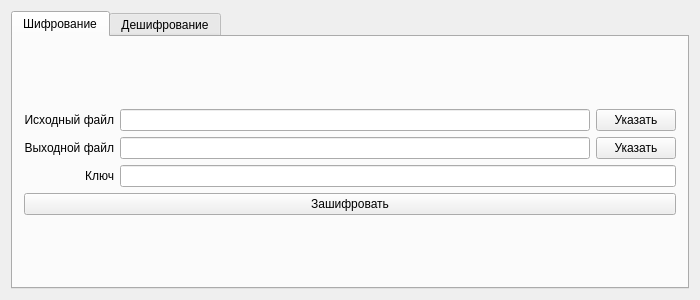
<?xml version="1.0" encoding="UTF-8"?>
<ui version="4.0">
 <class>MainWindow</class>
 <widget class="QMainWindow" name="MainWindow">
  <property name="geometry">
   <rect>
    <x>0</x>
    <y>0</y>
    <width>700</width>
    <height>300</height>
   </rect>
  </property>
  <property name="minimumSize">
   <size>
    <width>700</width>
    <height>300</height>
   </size>
  </property>
  <property name="maximumSize">
   <size>
    <width>700</width>
    <height>300</height>
   </size>
  </property>
  <property name="windowTitle">
   <string>ЗИРКСиС ЛР 1 | Шифрование АЕС 192</string>
  </property>
  <widget class="QWidget" name="centralWidget">
   <layout class="QGridLayout" name="gridLayout_3">
    <item row="0" column="0">
     <widget class="QTabWidget" name="tabWidget">
      <property name="currentIndex">
       <number>0</number>
      </property>
      <widget class="QWidget" name="tab">
       <attribute name="title">
        <string>Шифрование</string>
       </attribute>
       <layout class="QVBoxLayout" name="verticalLayout">
        <item>
         <layout class="QGridLayout" name="gridLayout">
          <property name="sizeConstraint">
           <enum>QLayout::SetMaximumSize</enum>
          </property>
          <item row="2" column="1" colspan="2">
           <widget class="QLineEdit" name="EditKey">
            <property name="inputMask">
             <string>&gt;HHHHHHHHHHHHHHHHHHHHHHHHHHHHHHHHHHHHHHHHHHHHHHHH</string>
            </property>
            <property name="text">
             <string/>
            </property>
            <property name="maxLength">
             <number>48</number>
            </property>
            <property name="cursorPosition">
             <number>0</number>
            </property>
           </widget>
          </item>
          <item row="2" column="0">
           <widget class="QLabel" name="label_3">
            <property name="text">
             <string>Ключ</string>
            </property>
            <property name="alignment">
             <set>Qt::AlignRight|Qt::AlignTrailing|Qt::AlignVCenter</set>
            </property>
           </widget>
          </item>
          <item row="1" column="0">
           <widget class="QLabel" name="label_2">
            <property name="text">
             <string>Выходной файл</string>
            </property>
            <property name="alignment">
             <set>Qt::AlignRight|Qt::AlignTrailing|Qt::AlignVCenter</set>
            </property>
           </widget>
          </item>
          <item row="1" column="1">
           <widget class="QLineEdit" name="EditOutputFilename">
            <property name="text">
             <string extracomment="Путь к шифруемому файлу."/>
            </property>
           </widget>
          </item>
          <item row="1" column="2">
           <widget class="QPushButton" name="ButtonSelectOutputFile">
            <property name="text">
             <string>Указать</string>
            </property>
           </widget>
          </item>
          <item row="3" column="0" colspan="3">
           <widget class="QPushButton" name="ButtonStartEncrypt">
            <property name="text">
             <string>Зашифровать</string>
            </property>
           </widget>
          </item>
          <item row="0" column="2">
           <widget class="QPushButton" name="ButtonSelectInputFile">
            <property name="text">
             <string>Указать</string>
            </property>
           </widget>
          </item>
          <item row="0" column="1">
           <widget class="QLineEdit" name="EditInputFilename">
            <property name="text">
             <string extracomment="Путь к шифруемому файлу."/>
            </property>
           </widget>
          </item>
          <item row="0" column="0">
           <widget class="QLabel" name="label">
            <property name="text">
             <string>Исходный файл</string>
            </property>
            <property name="alignment">
             <set>Qt::AlignRight|Qt::AlignTrailing|Qt::AlignVCenter</set>
            </property>
           </widget>
          </item>
         </layout>
        </item>
       </layout>
      </widget>
      <widget class="QWidget" name="tab_2">
       <attribute name="title">
        <string>Дешифрование</string>
       </attribute>
       <layout class="QVBoxLayout" name="verticalLayout_2">
        <item>
         <layout class="QGridLayout" name="gridLayout_2">
          <property name="sizeConstraint">
           <enum>QLayout::SetMaximumSize</enum>
          </property>
          <item row="2" column="1" colspan="2">
           <widget class="QLineEdit" name="EditKey_2">
            <property name="inputMask">
             <string>&gt;HHHHHHHHHHHHHHHHHHHHHHHHHHHHHHHHHHHHHHHHHHHHHHHH</string>
            </property>
            <property name="text">
             <string/>
            </property>
            <property name="maxLength">
             <number>48</number>
            </property>
            <property name="cursorPosition">
             <number>0</number>
            </property>
           </widget>
          </item>
          <item row="2" column="0">
           <widget class="QLabel" name="label_4">
            <property name="text">
             <string>Ключ</string>
            </property>
            <property name="alignment">
             <set>Qt::AlignRight|Qt::AlignTrailing|Qt::AlignVCenter</set>
            </property>
           </widget>
          </item>
          <item row="1" column="0">
           <widget class="QLabel" name="label_5">
            <property name="text">
             <string>Выходной файл</string>
            </property>
            <property name="alignment">
             <set>Qt::AlignRight|Qt::AlignTrailing|Qt::AlignVCenter</set>
            </property>
           </widget>
          </item>
          <item row="1" column="1">
           <widget class="QLineEdit" name="EditOutputFilename_2">
            <property name="text">
             <string extracomment="Путь к шифруемому файлу."/>
            </property>
           </widget>
          </item>
          <item row="1" column="2">
           <widget class="QPushButton" name="ButtonSelectOutputFile_2">
            <property name="text">
             <string>Указать</string>
            </property>
           </widget>
          </item>
          <item row="3" column="0" colspan="3">
           <widget class="QPushButton" name="ButtonStartDecrypt">
            <property name="toolTip">
             <string>&lt;html&gt;&lt;head/&gt;&lt;body&gt;&lt;p&gt;Расшифровать исходный файл, используя ключ. Результат сохранить в выходной файл.&lt;/p&gt;&lt;/body&gt;&lt;/html&gt;</string>
            </property>
            <property name="text">
             <string>Расшифровать</string>
            </property>
           </widget>
          </item>
          <item row="0" column="2">
           <widget class="QPushButton" name="ButtonSelectInputFile_2">
            <property name="text">
             <string>Указать</string>
            </property>
           </widget>
          </item>
          <item row="0" column="1">
           <widget class="QLineEdit" name="EditInputFilename_2">
            <property name="text">
             <string extracomment="Путь к шифруемому файлу."/>
            </property>
           </widget>
          </item>
          <item row="0" column="0">
           <widget class="QLabel" name="label_6">
            <property name="text">
             <string>Исходный файл</string>
            </property>
            <property name="alignment">
             <set>Qt::AlignRight|Qt::AlignTrailing|Qt::AlignVCenter</set>
            </property>
           </widget>
          </item>
         </layout>
        </item>
       </layout>
      </widget>
     </widget>
    </item>
   </layout>
  </widget>
 </widget>
 <layoutdefault spacing="6" margin="11"/>
 <resources/>
 <connections/>
</ui>
